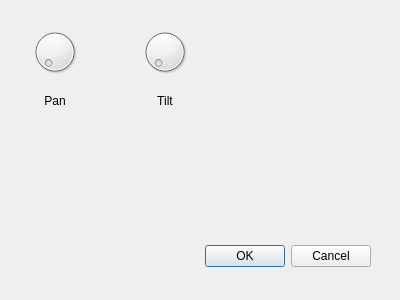
<?xml version="1.0" encoding="UTF-8"?>
<ui version="4.0">
 <class>setupDialog</class>
 <widget class="QDialog" name="setupDialog">
  <property name="geometry">
   <rect>
    <x>0</x>
    <y>0</y>
    <width>400</width>
    <height>300</height>
   </rect>
  </property>
  <property name="windowTitle">
   <string>Dialog</string>
  </property>
  <widget class="QDialogButtonBox" name="buttonBox">
   <property name="geometry">
    <rect>
     <x>30</x>
     <y>240</y>
     <width>341</width>
     <height>32</height>
    </rect>
   </property>
   <property name="orientation">
    <enum>Qt::Horizontal</enum>
   </property>
   <property name="standardButtons">
    <set>QDialogButtonBox::Cancel|QDialogButtonBox::Ok</set>
   </property>
  </widget>
  <widget class="QDial" name="dialPan">
   <property name="geometry">
    <rect>
     <x>30</x>
     <y>20</y>
     <width>50</width>
     <height>64</height>
    </rect>
   </property>
  </widget>
  <widget class="QDial" name="dialTilt">
   <property name="geometry">
    <rect>
     <x>140</x>
     <y>20</y>
     <width>50</width>
     <height>64</height>
    </rect>
   </property>
  </widget>
  <widget class="QLabel" name="labelPan">
   <property name="geometry">
    <rect>
     <x>30</x>
     <y>90</y>
     <width>50</width>
     <height>22</height>
    </rect>
   </property>
   <property name="text">
    <string>Pan</string>
   </property>
   <property name="alignment">
    <set>Qt::AlignCenter</set>
   </property>
  </widget>
  <widget class="QLabel" name="labelTilt">
   <property name="geometry">
    <rect>
     <x>140</x>
     <y>90</y>
     <width>50</width>
     <height>22</height>
    </rect>
   </property>
   <property name="text">
    <string>Tilt</string>
   </property>
   <property name="alignment">
    <set>Qt::AlignCenter</set>
   </property>
  </widget>
 </widget>
 <resources/>
 <connections>
  <connection>
   <sender>buttonBox</sender>
   <signal>accepted()</signal>
   <receiver>setupDialog</receiver>
   <slot>accept()</slot>
   <hints>
    <hint type="sourcelabel">
     <x>248</x>
     <y>254</y>
    </hint>
    <hint type="destinationlabel">
     <x>157</x>
     <y>274</y>
    </hint>
   </hints>
  </connection>
  <connection>
   <sender>buttonBox</sender>
   <signal>rejected()</signal>
   <receiver>setupDialog</receiver>
   <slot>reject()</slot>
   <hints>
    <hint type="sourcelabel">
     <x>316</x>
     <y>260</y>
    </hint>
    <hint type="destinationlabel">
     <x>286</x>
     <y>274</y>
    </hint>
   </hints>
  </connection>
 </connections>
</ui>
